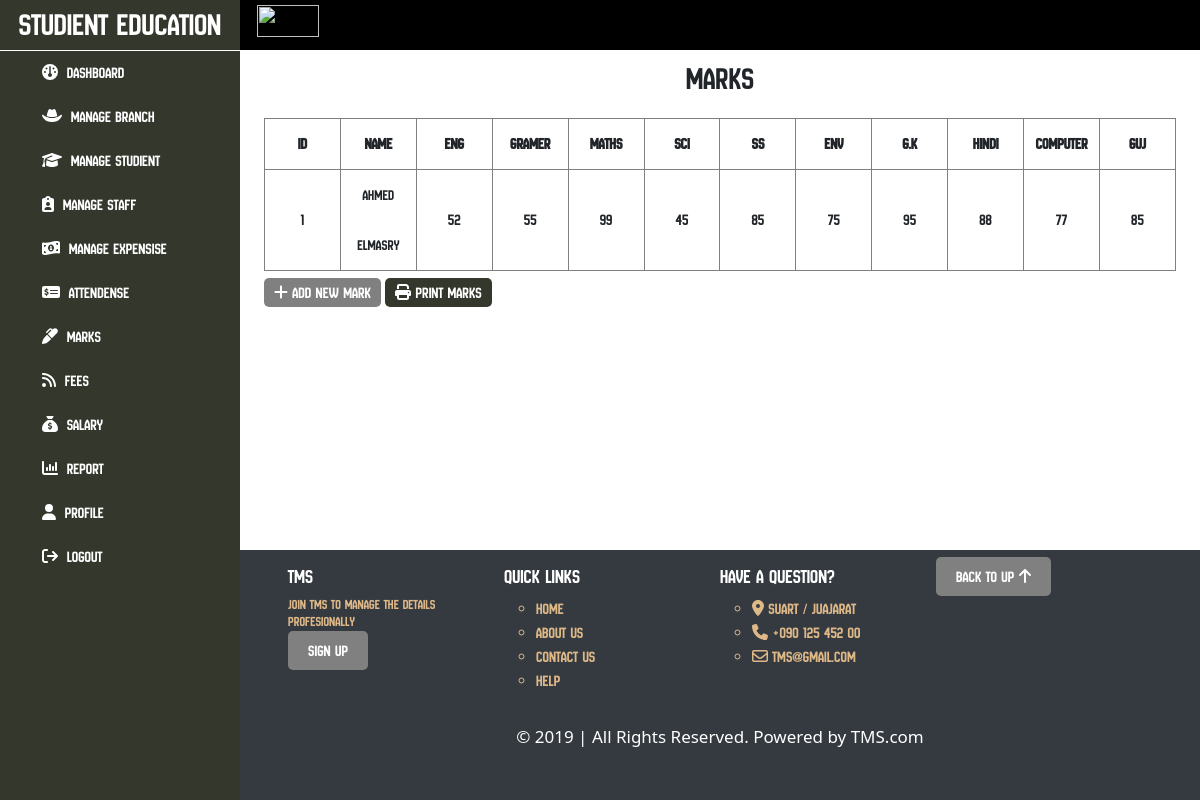
Page /presentation/marks.php on the committed database.
### tables this page shows
CREATE TABLE `tbl_marks` (
  `marksId` int(11) NOT NULL,
  `date` date DEFAULT NULL,
  `eng1` int(3) DEFAULT NULL,
  `gramer` int(3) DEFAULT NULL,
  `maths` int(3) DEFAULT NULL,
  `sci` int(3) DEFAULT NULL,
  `ss` int(3) DEFAULT NULL,
  `env` int(3) DEFAULT NULL,
  `gk` int(3) DEFAULT NULL,
  `hindi` int(3) DEFAULT NULL,
  `sanskrit` int(3) DEFAULT NULL,
  `computer` int(3) DEFAULT NULL,
  `eco` int(3) DEFAULT NULL,
  `oc` int(3) DEFAULT NULL,
  `ac` int(3) DEFAULT NULL,
  `guj` int(3) DEFAULT NULL,
  `bio` int(3) DEFAULT NULL,
  `studentId` int(11) DEFAULT NULL
);

CREATE TABLE `tbl_student` (
  `studentId` int(11) NOT NULL,
  `photo` varchar(250) DEFAULT NULL,
  `name` varchar(250) DEFAULT NULL,
  `fatherName` varchar(250) DEFAULT NULL,
  `matherName` varchar(250) DEFAULT NULL,
  `sex` varchar(50) DEFAULT NULL,
  `dob` varchar(100) DEFAULT NULL,
  `phone` varchar(200) DEFAULT NULL,
  `email` varchar(200) DEFAULT NULL,
  `password` varchar(200) DEFAULT NULL,
  `std` varchar(150) DEFAULT NULL,
  `address` varchar(200) DEFAULT NULL,
  `state` varchar(200) DEFAULT NULL,
  `city` varchar(200) DEFAULT NULL,
  `totalFees` int(11) DEFAULT NULL,
  `paidFees` int(11) DEFAULT NULL,
  `tutionId` int(11) DEFAULT NULL,
  `branchId` int(11) DEFAULT NULL,
  `studentActive` int(1) DEFAULT 1
);

### presentation/marks.php (the view)
<?php
 include_once("../master/sections/headerAdmin.php");
 include_once("../master/sections/links.php");
 include_once("../master/sections/content.php");
 ?>
 <h2>Marks</h2>
 <div class="manage">
    <table>
        <tr>
            <th>ID</th>
            <th>Name</th>
            <th>ENG</th>
            <th>GRAMER</th>
            <th>MATHS</th>
            <th>SCI</th>
            <th>SS</th>
            <th>ENV</th>
            <th>G.K</th>
            <th>HINDI</th>
            <th>COMPUTER</th>
            <th>GUJ</th>
        </tr>
        <?php
     $fetchMarks = $conn->query("SELECT tbl_marks.marksId,tbl_marks.eng1,tbl_marks.gramer,tbl_marks.maths,tbl_marks.sci,tbl_marks.ss,tbl_marks.env,tbl_marks.gk,tbl_marks.hindi,tbl_marks.computer,tbl_marks.guj,tbl_student.name FROM (
     tbl_marks INNER JOIN tbl_student USING(studentId))  WHERE studentActive = 1");
    while($row = $fetchMarks->fetch()):
        ?>
        <tr>
            <td><?php echo $row['marksId']; ?></td>
            <td style="font-size: 15px;"><?php echo $row['name']; ?></td>
            <td><?php echo $row['eng1']; ?></td>
            <td><?php echo $row['gramer']; ?></td>
            <td><?php echo $row['maths']; ?></td>
            <td><?php echo $row['sci']; ?></td>
            <td><?php echo $row['ss']; ?></td>
            <td><?php echo $row['env']; ?></td>
            <td><?php echo $row['gk']; ?></td>
            <td><?php echo $row['hindi']; ?></td>
            <td><?php echo $row['computer']; ?></td>
            <td><?php echo $row['guj']; ?></td>
        </tr>
        <?php endwhile; ?>
    </table>
 </div>
<div class="add">
<a href="./addMark.php" class="addButton"><i class="fa-solid fa-plus"></i> Add New Mark</a>
<a href="#"  onclick="window.print();"  class="print"><i class="fa-solid fa-print"></i> Print Marks</a>
</div>
 <?php
 include_once("../master/sections/footerAdmin.php");
 include_once("../master/sections/endAdmin.php");
 ?>

### master/css/mainAdmin.css (style rules this page uses)
* { margin: 0px; padding: 0px; box-sizing: border-box; }
:root { --main-font: "NewAmsterdam-Regular"; --sub-font: "SUSE-Regular"; --header-color: #343A40; --footer-color: #343A40; }
div.mainContainer .contents div.content h2 { text-align: center; padding: 10px 0px 10px; }
div.mainContainer .contents div.content div.manage { width: 95%; margin: 10px auto; overflow-x: auto; }
div.mainContainer .contents div.content div.manage table { border: 1px solid gray; border-collapse: collapse; table-layout: fixed; width: 100%; text-align: center; }
div.mainContainer .contents div.content div.manage table tr td { border: 1px solid gray; height: 50px !important; line-height: 50px; }
div.mainContainer .contents div.content div.manage table tr th { border: 1px solid gray; height: 50px !important; line-height: 50px; }
.add { margin-bottom: 50px; }
.addButton { background-color: gray; padding: 5px 10px; border-radius: 5px; cursor: pointer; margin: 20px auto; text-decoration: none; margin-left: 2.5%; color: white; transition: all 0.2s linear; margin-bottom: 50px !important; }
div.mainContainer .contents div.content div.manage { overflow-x: scroll; }
.print { background-color: #33372C; padding: 5px 10px; color: white; text-decoration: none !important; border-radius: 5px; transition: all 0.3s linear; }

### rows in the picture
tbl_marks: marksId "1", studentId.name "Ahmed Elmasry", eng1 "52", gramer "55", maths "99", sci "45", ss "85", env "75", gk "95", hindi "88", computer "77", guj "85"
